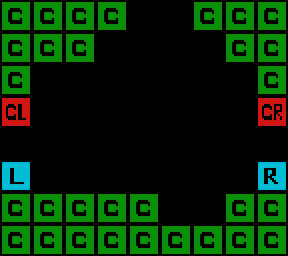

The image is a tile-based game level rendered from a .tmx file. Its description and complete source (layers, tilesets, objects, tile grids) follow:
An orthogonal 9x8 tile map with 32x32 px tiles, 1 tile layer (Tile Layer), 2 tilesets.

<map version="1.0" orientation="orthogonal" renderorder="right-up" width="9" height="8" tilewidth="32" tileheight="32" nextobjectid="18">
 <tileset firstgid="1" name="templateTiles" tilewidth="32" tileheight="32">
  <image source="../templateTiles.png" width="128" height="64" />
 </tileset>
 <tileset firstgid="9" name="templateObjects" tilewidth="32" tileheight="32">
  <image source="../templateObjects.png" width="128" height="64" />
 </tileset>
 <layer name="Tile Layer" width="9" height="8">
  <data>
   <tile gid="1" />
   <tile gid="1" />
   <tile gid="1" />
   <tile gid="1" />
   <tile gid="0" />
   <tile gid="0" />
   <tile gid="1" />
   <tile gid="1" />
   <tile gid="1" />
   <tile gid="1" />
   <tile gid="1" />
   <tile gid="1" />
   <tile gid="0" />
   <tile gid="0" />
   <tile gid="0" />
   <tile gid="0" />
   <tile gid="1" />
   <tile gid="1" />
   <tile gid="1" />
   <tile gid="0" />
   <tile gid="0" />
   <tile gid="0" />
   <tile gid="0" />
   <tile gid="6" />
   <tile gid="0" />
   <tile gid="0" />
   <tile gid="1" />
   <tile gid="4" />
   <tile gid="0" />
   <tile gid="0" />
   <tile gid="0" />
   <tile gid="0" />
   <tile gid="0" />
   <tile gid="0" />
   <tile gid="0" />
   <tile gid="5" />
   <tile gid="0" />
   <tile gid="0" />
   <tile gid="0" />
   <tile gid="0" />
   <tile gid="0" />
   <tile gid="0" />
   <tile gid="0" />
   <tile gid="0" />
   <tile gid="0" />
   <tile gid="2" />
   <tile gid="0" />
   <tile gid="0" />
   <tile gid="0" />
   <tile gid="0" />
   <tile gid="0" />
   <tile gid="0" />
   <tile gid="0" />
   <tile gid="3" />
   <tile gid="1" />
   <tile gid="1" />
   <tile gid="1" />
   <tile gid="1" />
   <tile gid="1" />
   <tile gid="0" />
   <tile gid="0" />
   <tile gid="1" />
   <tile gid="1" />
   <tile gid="1" />
   <tile gid="1" />
   <tile gid="1" />
   <tile gid="1" />
   <tile gid="1" />
   <tile gid="1" />
   <tile gid="1" />
   <tile gid="1" />
   <tile gid="1" />
  </data>
 </layer>
 <objectgroup name="Object Layer" />
</map>
